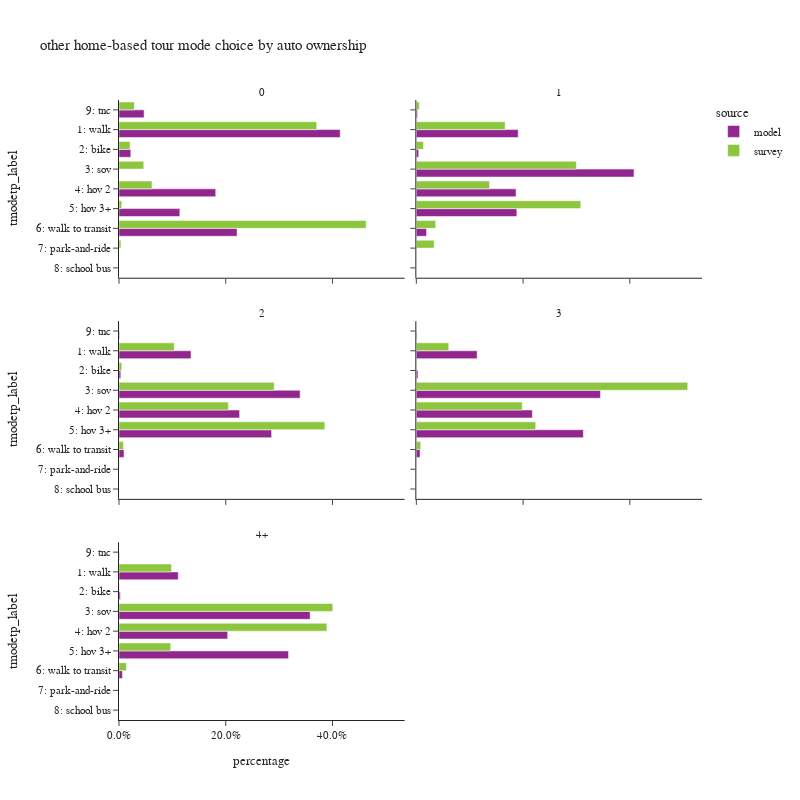

The notebook cell saved with this chart:
### Code cell
plot_mode_choice(hb_tour.loc[hb_tour['auto_ownership_4+']!="-1"],"auto_ownership_4+",
                 {"auto_ownership_4+":["0","1","2","3","4+"],
                  "tmodetp_label":["1: walk","2: bike","3: sov","4: hov 2","5: hov 3+","6: walk to transit",
                                   "7: park-and-ride","8: school bus","9: other–survey only"]},
                 "auto ownership",2,800)

### Figure 1 — Plotly figure (JSON) as saved in the notebook; plotly's stock layout.template omitted (floating-point values rounded to 4 significant figures)
{"data": [{"alignmentgroup": "True", "customdata": [[8435], [450], [3689], [2320], [4502], [957]], "hovertemplate": "source=model<br>auto_ownership_4+=0<br>percentage=%{x}<br>tmodetp_label=%{y}<br>sample count=%{customdata[0]}<extra></extra>", "legendgroup": "model", "marker": {"color": "#91268F", "pattern": {"shape": ""}}, "name": "model", "offsetgroup": "model", "orientation": "h", "showlegend": true, "textposition": "auto", "type": "bar", "x": [0.4144, 0.02211, 0.1813, 0.114, 0.2212, 0.04702], "xaxis": "x5", "y": ["1: walk", "2: bike", "4: hov 2", "5: hov 3+", "6: walk to transit", "9: tnc"], "yaxis": "y5"}, {"alignmentgroup": "True", "customdata": [[13058], [305], [27899], [12778], [12880], [1313], [161]], "hovertemplate": "source=model<br>auto_ownership_4+=1<br>percentage=%{x}<br>tmodetp_label=%{y}<br>sample count=%{customdata[0]}<extra></extra>", "legendgroup": "model", "marker": {"color": "#91268F", "pattern": {"shape": ""}}, "name": "model", "offsetgroup": "model", "orientation": "h", "showlegend": false, "textposition": "auto", "type": "bar", "x": [0.1909, 0.004459, 0.4079, 0.1868, 0.1883, 0.0192, 0.002354], "xaxis": "x6", "y": ["1: walk", "2: bike", "3: sov", "4: hov 2", "5: hov 3+", "6: walk to transit", "9: tnc"], "yaxis": "y6"}, {"alignmentgroup": "True", "customdata": [[16433], [403], [41311], [27509], [34808], [1138], [137]], "hovertemplate": "source=model<br>auto_ownership_4+=2<br>percentage=%{x}<br>tmodetp_label=%{y}<br>sample count=%{customdata[0]}<extra></extra>", "legendgroup": "model", "marker": {"color": "#91268F", "pattern": {"shape": ""}}, "name": "model", "offsetgroup": "model", "orientation": "h", "showlegend": false, "textposition": "auto", "type": "bar", "x": [0.135, 0.00331, 0.3393, 0.226, 0.2859, 0.009348, 0.001125], "xaxis": "x3", "y": ["1: walk", "2: bike", "3: sov", "4: hov 2", "5: hov 3+", "6: walk to transit", "9: tnc"], "yaxis": "y3"}, {"alignmentgroup": "True", "customdata": [[8146], [216], [24672], [15544], [22378], [500], [61]], "hovertemplate": "source=model<br>auto_ownership_4+=3<br>percentage=%{x}<br>tmodetp_label=%{y}<br>sample count=%{customdata[0]}<extra></extra>", "legendgroup": "model", "marker": {"color": "#91268F", "pattern": {"shape": ""}}, "name": "model", "offsetgroup": "model", "orientation": "h", "showlegend": false, "textposition": "auto", "type": "bar", "x": [0.1139, 0.00302, 0.345, 0.2173, 0.3129, 0.006991, 0.0008529], "xaxis": "x4", "y": ["1: walk", "2: bike", "3: sov", "4: hov 2", "5: hov 3+", "6: walk to transit", "9: tnc"], "yaxis": "y4"}, {"alignmentgroup": "True", "customdata": [[4391], [100], [14170], [8056], [12569], [252], [29]], "hovertemplate": "source=model<br>auto_ownership_4+=4+<br>percentage=%{x}<br>tmodetp_label=%{y}<br>sample count=%{customdata[0]}<extra></extra>", "legendgroup": "model", "marker": {"color": "#91268F", "pattern": {"shape": ""}}, "name": "model", "offsetgroup": "model", "orientation": "h", "showlegend": false, "textposition": "auto", "type": "bar", "x": [0.111, 0.002527, 0.3581, 0.2036, 0.3177, 0.006369, 0.0007329], "xaxis": "x", "y": ["1: walk", "2: bike", "3: sov", "4: hov 2", "5: hov 3+", "6: walk to transit", "9: tnc"], "yaxis": "y"}, {"alignmentgroup": "True", "customdata": [[229], [22], [7], [15], [12], [128], [5], [10]], "hovertemplate": "source=survey<br>auto_ownership_4+=0<br>percentage=%{x}<br>tmodetp_label=%{y}<br>sample count=%{customdata[0]}<extra></extra>", "legendgroup": "survey", "marker": {"color": "#8CC63E", "pattern": {"shape": ""}}, "name": "survey", "offsetgroup": "survey", "orientation": "h", "showlegend": true, "textposition": "auto", "type": "bar", "x": [0.3705, 0.0207, 0.0464, 0.0618, 0.005118, 0.463, 0.003678, 0.02881], "xaxis": "x5", "y": ["1: walk", "2: bike", "3: sov", "4: hov 2", "5: hov 3+", "6: walk to transit", "7: park-and-ride", "9: tnc"], "yaxis": "y5"}, {"alignmentgroup": "True", "customdata": [[447], [43], [555], [296], [163], [54], [6], [2], [4]], "hovertemplate": "source=survey<br>auto_ownership_4+=1<br>percentage=%{x}<br>tmodetp_label=%{y}<br>sample count=%{customdata[0]}<extra></extra>", "legendgroup": "survey", "marker": {"color": "#8CC63E", "pattern": {"shape": ""}}, "name": "survey", "offsetgroup": "survey", "orientation": "h", "showlegend": false, "textposition": "auto", "type": "bar", "x": [0.1664, 0.01331, 0.2998, 0.1371, 0.3081, 0.03633, 0.03332, 6.54e-05, 0.0055], "xaxis": "x6", "y": ["1: walk", "2: bike", "3: sov", "4: hov 2", "5: hov 3+", "6: walk to transit", "7: park-and-ride", "8: school bus", "9: tnc"], "yaxis": "y6"}, {"alignmentgroup": "True", "customdata": [[187], [19], [494], [364], [270], [14], [5], [5]], "hovertemplate": "source=survey<br>auto_ownership_4+=2<br>percentage=%{x}<br>tmodetp_label=%{y}<br>sample count=%{customdata[0]}<extra></extra>", "legendgroup": "survey", "marker": {"color": "#8CC63E", "pattern": {"shape": ""}}, "name": "survey", "offsetgroup": "survey", "orientation": "h", "showlegend": false, "textposition": "auto", "type": "bar", "x": [0.1036, 0.005199, 0.2908, 0.205, 0.3858, 0.008418, 0.0006226, 0.0006738], "xaxis": "x3", "y": ["1: walk", "2: bike", "3: sov", "4: hov 2", "5: hov 3+", "6: walk to transit", "7: park-and-ride", "9: tnc"], "yaxis": "y3"}, {"alignmentgroup": "True", "customdata": [[38], [2], [194], [90], [45], [2]], "hovertemplate": "source=survey<br>auto_ownership_4+=3<br>percentage=%{x}<br>tmodetp_label=%{y}<br>sample count=%{customdata[0]}<extra></extra>", "legendgroup": "survey", "marker": {"color": "#8CC63E", "pattern": {"shape": ""}}, "name": "survey", "offsetgroup": "survey", "orientation": "h", "showlegend": false, "textposition": "auto", "type": "bar", "x": [0.06078, 0.0003419, 0.5085, 0.1984, 0.2237, 0.008305], "xaxis": "x4", "y": ["1: walk", "2: bike", "3: sov", "4: hov 2", "5: hov 3+", "6: walk to transit"], "yaxis": "y4"}, {"alignmentgroup": "True", "customdata": [[13], [1], [65], [45], [16], [2]], "hovertemplate": "source=survey<br>auto_ownership_4+=4+<br>percentage=%{x}<br>tmodetp_label=%{y}<br>sample count=%{customdata[0]}<extra></extra>", "legendgroup": "survey", "marker": {"color": "#8CC63E", "pattern": {"shape": ""}}, "name": "survey", "offsetgroup": "survey", "orientation": "h", "showlegend": false, "textposition": "auto", "type": "bar", "x": [0.0983, 0.000873, 0.4006, 0.3895, 0.09691, 0.01383], "xaxis": "x", "y": ["1: walk", "2: bike", "3: sov", "4: hov 2", "5: hov 3+", "6: walk to transit"], "yaxis": "y"}], "layout": {"annotations": [{"font": {}, "showarrow": false, "text": "4+", "x": 0.245, "xanchor": "center", "xref": "paper", "y": 0.2867, "yanchor": "bottom", "yref": "paper"}, {"font": {}, "showarrow": false, "text": "2", "x": 0.245, "xanchor": "center", "xref": "paper", "y": 0.6433, "yanchor": "bottom", "yref": "paper"}, {"font": {}, "showarrow": false, "text": "3", "x": 0.755, "xanchor": "center", "xref": "paper", "y": 0.6433, "yanchor": "bottom", "yref": "paper"}, {"font": {}, "showarrow": false, "text": "0", "x": 0.245, "xanchor": "center", "xref": "paper", "y": 1.0, "yanchor": "bottom", "yref": "paper"}, {"font": {}, "showarrow": false, "text": "1", "x": 0.755, "xanchor": "center", "xref": "paper", "y": 1.0, "yanchor": "bottom", "yref": "paper"}], "barmode": "group", "height": 800, "legend": {"title": {"text": "source"}, "tracegroupgap": 0}, "title": {"text": "other home-based tour mode choice by auto ownership"}, "width": 800, "xaxis": {"anchor": "y", "domain": [0.0, 0.49], "tickformat": ".1%", "title": {"text": "percentage"}}, "xaxis2": {"anchor": "y2", "domain": [0.51, 1.0], "matches": "x", "tickformat": ".1%", "title": {"text": "percentage"}}, "xaxis3": {"anchor": "y3", "domain": [0.0, 0.49], "matches": "x", "showticklabels": false, "tickformat": ".1%"}, "xaxis4": {"anchor": "y4", "domain": [0.51, 1.0], "matches": "x", "showticklabels": false, "tickformat": ".1%"}, "xaxis5": {"anchor": "y5", "domain": [0.0, 0.49], "matches": "x", "showticklabels": false, "tickformat": ".1%"}, "xaxis6": {"anchor": "y6", "domain": [0.51, 1.0], "matches": "x", "showticklabels": false, "tickformat": ".1%"}, "yaxis": {"anchor": "x", "categoryarray": ["9: other–survey only", "8: school bus", "7: park-and-ride", "6: walk to transit", "5: hov 3+", "4: hov 2", "3: sov", "2: bike", "1: walk"], "categoryorder": "array", "domain": [0.0, 0.2867], "title": {"text": "tmodetp_label"}}, "yaxis2": {"anchor": "x2", "domain": [0.0, 0.2867], "matches": "y", "showticklabels": false}, "yaxis3": {"anchor": "x3", "categoryarray": ["9: other–survey only", "8: school bus", "7: park-and-ride", "6: walk to transit", "5: hov 3+", "4: hov 2", "3: sov", "2: bike", "1: walk"], "categoryorder": "array", "domain": [0.3567, 0.6433], "matches": "y", "title": {"text": "tmodetp_label"}}, "yaxis4": {"anchor": "x4", "domain": [0.3567, 0.6433], "matches": "y", "showticklabels": false}, "yaxis5": {"anchor": "x5", "categoryarray": ["9: other–survey only", "8: school bus", "7: park-and-ride", "6: walk to transit", "5: hov 3+", "4: hov 2", "3: sov", "2: bike", "1: walk"], "categoryorder": "array", "domain": [0.7133, 1.0], "matches": "y", "title": {"text": "tmodetp_label"}}, "yaxis6": {"anchor": "x6", "domain": [0.7133, 1.0], "matches": "y", "showticklabels": false}}}
